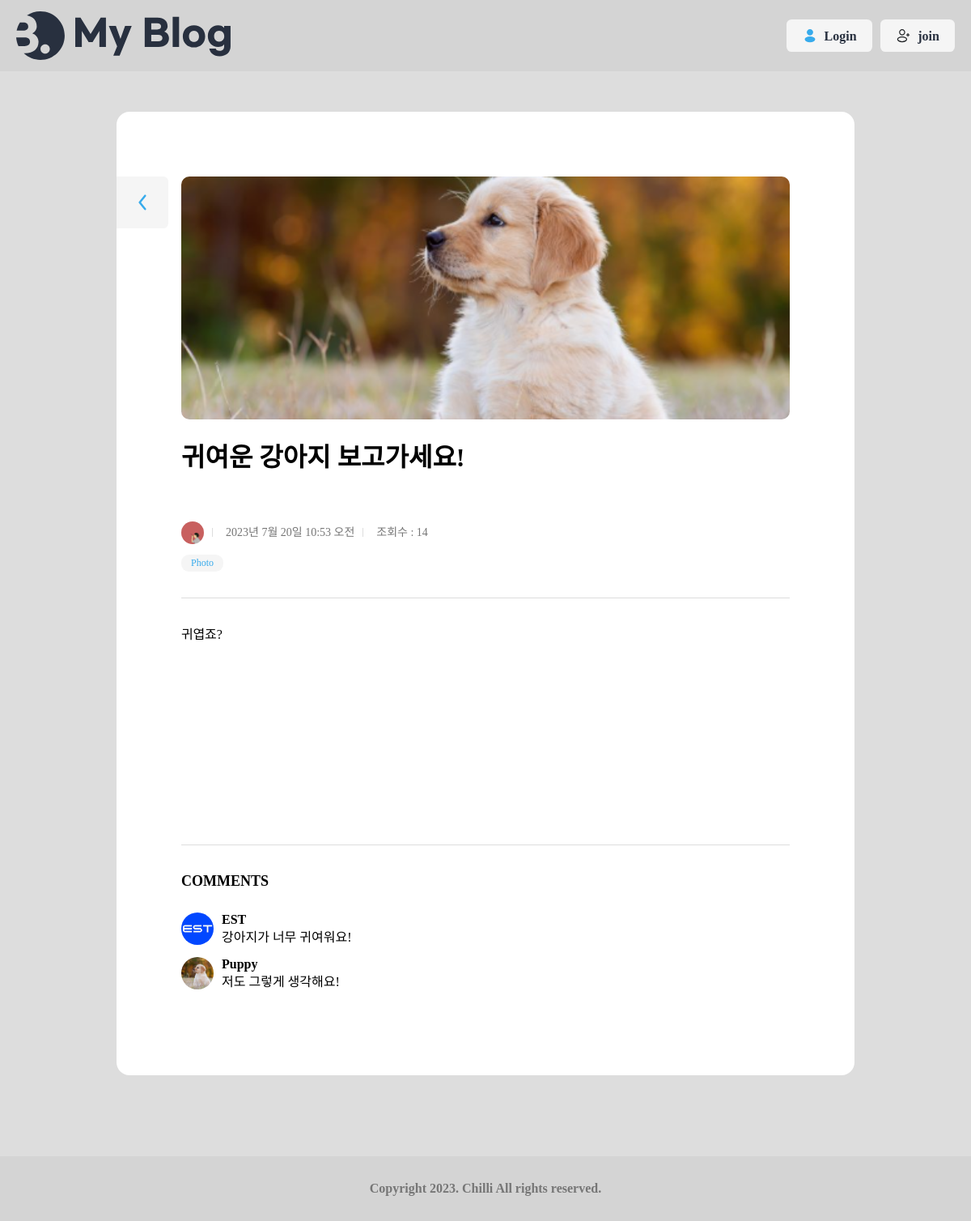
Page /blog/7/ on the committed database.
### blog/models.py (models this page shows, shortened)
class Post(models.Model):
    title = models.CharField(max_length=30)
    content = models.TextField()
    writer = models.ForeignKey(User, on_delete=models.CASCADE)
    status = models.CharField(default='active', max_length=20)
    thumbnail = models.ImageField(upload_to='blog/media',null=True,blank=True)
    views = models.IntegerField(default=0)
    created_at = models.DateTimeField(auto_now_add=True)
    updated_at = models.DateTimeField(auto_now=True)

class Category(models.Model):
    post = models.OneToOneField("Post", on_delete=models.CASCADE)
    name = models.CharField(max_length=20)
    created_at = models.DateTimeField(auto_now_add=True)
    status = models.CharField(default='active', max_length=20)

class Comment(models.Model):
    post = models.ForeignKey(Post, on_delete=models.CASCADE)
    content = models.CharField(max_length=30)
    writer = models.ForeignKey(User, on_delete=models.CASCADE)
    status = models.CharField(default='active', max_length=20)
    created_at = models.DateTimeField(auto_now_add=True)

### user/models.py (models this page shows)
class Profile(models.Model):
    user = models.OneToOneField('User', on_delete=models.CASCADE)
    name = models.CharField(default='닉네임', max_length=50, null=True, blank=True)
    avatarUrl = models.ImageField(upload_to='user/media',null=True,blank=True)
    aboutMe = models.TextField(default='자신을 소개해주세요 :)',null=True, blank=True)
    created_at = models.DateTimeField(auto_now_add=True)
    updated_at = models.DateTimeField(auto_now=True)

class User(AbstractUser):
    username = None
    email = models.EmailField(unique=True, max_length=255)
    is_profile = models.BooleanField(default=False)
    is_staff = models.BooleanField(default=False)
    is_superuser = models.BooleanField(default=False)
    is_active = models.BooleanField(default=True)
    date_joined = models.DateTimeField(auto_now_add=True)
    last_login = models.DateTimeField(auto_now=True, null=True, blank=True)
    USERNAME_FIELD = 'email'
    EMAIL_FIELD = 'email'
    REQUIRED_FIELDS = []
    objects = UserManager()

### blog/views.py (the view)
# urls.py: path('<int:pk>/', Detail.as_view() , name='detail'),
class Detail(View):
    def get(self, request, pk):
        try:
            post = Post.objects.get(pk=pk)
        except:
            return render(request,'blog/error.html')
        else:
            if post.status == 'active':
                post.views = post.views + 1
                post.save()
                comments = Comment.objects.filter(post=post,status='active')
                comment_form = CommentForm()
                context = {
                    'post': post,
                    'comments': comments,
                    'comment_form': comment_form,
                }
                return render(request,'blog/post_view.html', context)
            return render(request,'blog/error.html')

### blog/templates/blog/post_view.html (shortened to what this page needs)
{% extends 'base.html' %}
{% load static %}
{% block content %}
	<div class="view">
		<div class="max-width">
			<section class="wrap-box">
				<div class="inner">
					{% if post.thumbnail %}
						<div class="img-wrap" style="background-image: url({{ post.thumbnail }}); background-size: cover; background-position: center;">
						</div>
					{% endif %}
					<div class="title-wrap">
						<h2>{{ post.title }}</h2>
					</div>
					<dl class="author-wrap">
						<dd class="author">
							{% if post.writer.profile.avatarUrl.url %}
								<img src="{{ post.writer.profile.avatarUrl.url }}" alt="" />
							{% else %}
								<img src="{%static 'user/image/basic_profile.jpg'%}" alt=""/>
							{% endif %}
						</dd>
						<dd class="created">{{ post.created_at }}</dd>
						<dd class="views">조회수 : {{ post.views }}</dd>
					</dl>
					<dl class="category">
						<dd>{{ post.category.name }}</dd>
					</dl>
					<hr />
					<div class="view-contents">
						{{ post.content | safe }}
					</div>
					<hr />
					<h3 class='comment_title'>Comments</h3>
					<ul class='post_comments'>
						{% if comments %}
						{% for comment in comments %}
							<li class='post_comment'>
								<img class='comment_writer_avatar' src={{comment.writer.profile.avatarUrl.url}}></img>
								<div class='comment_writer_info'>
									<p class='comment_writer_name'>{{ comment.writer.profile.name }}</p>
									<p class='comment_writer_content'>{{ comment.content }}</p>
								</div>
							</li>
						{% endfor %}
						{% else %}
							<li>댓글이 없습니다.</li>
						{% endif %}
					</ul>
					<a href="{% url 'blog:list' %}" class="btn-back">
					</a>
			</section>
		</div>
	</div>
{% endblock %}

### static/blog/css/global.css (style rules this page uses)
:root { --main-color: rgb(55, 170, 236); --main-rgb: 55, 171, 236; --outline-border: rgb(55, 160, 236); --red-color: rgb(243, 124, 75); --red-rgb: 243, 124, 75; --black-color: #28303f; --white-color: #fff; --gray-color: #767676; --border-color: #ddd; --gray-background-light: #dddddd; --gray-background: #f5f5f5; --gray-text: #6f6f6f; --border-radius: 0.4em; }
h1, a, div, p, section, article, input, textarea { box-sizing: border-box; }
a { text-decoration: none; color: inherit; }
html { font-size: 10px; }
body { font-size: 1.6rem; line-height: 1.4; }
a { border-radius: 0.8rem; overflow: hidden; }
img { vertical-align: bottom; }
body { background: var(--gray-background-light); }
.max-width { width: 1300px; max-width: calc(100% - 4rem); margin: 0 auto; }

### static/blog/css/button.css (style rules this page uses)
.btn-back { width: 6.4rem; height: 6.4rem; border-radius: 0 var(--border-radius) var(--border-radius) 0; background: var(--gray-background) url(../assets/ArrowLeft-blue.svg) no-repeat 50% 50% / 4rem; font-size: 1.6rem; }

### static/blog/css/category.css (style rules this page uses)
.category { display: flex; flex-wrap: wrap; color: var(--main-color); }
.category dd { margin-right: 0.4rem; padding: 0.2rem 1.2rem; border-radius: calc(var(--border-radius) * 2); background: var(--gray-background); font-size: 1.2rem; }

### static/blog/css/author.css (style rules this page uses)
.author-wrap { display: flex; gap: 1rem; color: #767676; font-size: 1.2rem; }
.author-wrap dd { display: flex; align-items: center; gap: 0.6rem; margin-bottom: 1rem; }
.author img { width: 2em; height: 2em; border-radius: 50%; }
.created::before { content: ""; display: block; width: 1px; height: 0.8em; margin-right: 1rem; background: var(--border-color); }
.views::before { content: ""; display: block; width: 1px; height: 0.8em; margin-right: 1rem; background: var(--border-color); }

### static/blog/css/post.css (style rules this page uses)
.img-wrap { width: 100%; height: 30rem; }

### static/blog/css/main.css (style rules this page uses)
main h3:not(.view-contents h3) { font-size: 1.8rem; font-weight: bold; margin-top: 1rem; margin-bottom: 2rem; }

### static/blog/css/wrapbox.css (style rules this page uses)
.wrap-box { position: relative; width: 60rem; max-width: calc(100% - 4rem); padding: 8rem 0; border-radius: var(--border-radius); background: var(--white-color); font-size: 4rem; transition: all 0.3s; margin-top: 5rem; margin-left: auto; margin-right: auto; }
.wrap-box .inner { width: 39.2rem; max-width: calc(100% - 8rem); margin: 0 auto; font-size: 1.6rem; }
.wrap-box h2:not(.view-contents h2) { margin-bottom: 4.8rem; font-size: 3.2rem; font-weight: bold; text-transform: uppercase; }
.wrap-box ul { margin-bottom: 2.4rem; }
.mypage .wrap-box, .view .wrap-box, .write .wrap-box { width: 91.2rem; max-width: 100%; padding: 8rem; }
.view .wrap-box .inner, .write .wrap-box .inner { width: 100%; max-width: 100%; }
.wrap-box hr { border: 1px solid var(--border-color); border-width: 1px 0 0 0; margin: 3.2rem 0; }

### static/blog/css/view.css (style rules this page uses)
.view .wrap-box h2 { margin-bottom: 0; }
.view-contents { min-height: 30vh; }
.wrap-box .inner .view-contents h1, h2, h3, h4, h5, h6, strong { margin: 0.5rem 0 0.5rem 0; padding: 0; font-weight: bold; }
.view-contents p { font-size: 1.6rem; line-height: 1.6; text-align: justify; letter-spacing: -0.01em; margin: 0.5rem 0 0.5rem 0; }
.inner .img-wrap { border-radius: 1rem; }
.view .wrap-box .author-wrap { height: 3.4rem; font-size: 1.4rem; }
.title-wrap { display: flex; align-items: flex-end; justify-content: space-between; gap: 8rem; margin-bottom: 1rem; margin-top: 2rem; font-size: 1.6rem; }
.title-wrap h2 { width: 100%; text-transform: none; }
.title-wrap h2 { font-size: 3.2rem; font-weight: bold; }
.view .wrap-box .btn-back { position: absolute; top: 8rem; left: 0; }
.view .category { margin: 0.5rem 0 1rem 0; }

### static/blog/css/comment.css (style rules this page uses)
.post_comments { margin-top: 2.4rem; }
.post_comment { display: flex; justify-content: flex-start; align-items: center; margin-top: 1rem; }
.comment_title { margin-bottom: 1rem; font-size: 2rem; font-weight: bold; text-transform: uppercase; }
.comment_writer_avatar { width: 4rem; height: 4rem; object-fit: cover; border-radius: 50%; margin-right: 1rem; }
.comment_writer_name { font-weight: bold; }

### rows in the picture
Post: thumbnail (picture), title "귀여운 강아지 보고가세요!", writer.profile.avatarUrl (placeholder picture), created_at "2023년 7월 20일 10:53 오전", views "14", category.name "Photo", content "귀엽죠?"
Comment: writer.profile.avatarUrl (picture), writer.profile.name "EST", content "강아지가 너무 귀여워요!"
Comment: writer.profile.avatarUrl (picture), writer.profile.name "Puppy", content "저도 그렇게 생각해요!"
